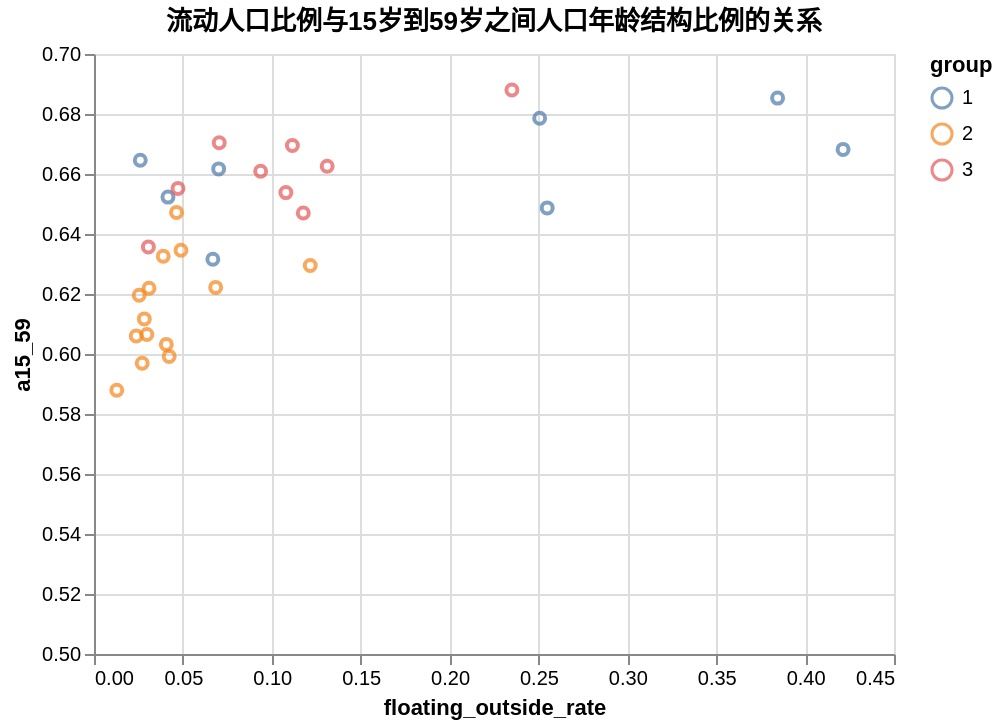

Notebook source saved alongside this figure:
### Markdown cell above
### 流动人口Analyze于人口年龄结构影响的观察

### Code cell
alt.Chart(gdf.reset_index()).mark_point().encode(
    alt.Y("a15_59",scale=alt.Scale(domain=[0.5,0.7])),
    x="floating_outside_rate",
    color="group:N",
    tooltip=["region:O","floating_outside_rate:Q","a14-:Q"]
).properties(
    title="流动人口比例与15岁到59岁之间人口年龄结构比例的关系"
)

### Figure 1 — Vega-Lite specification as saved in the notebook (floating-point values rounded to 4 significant figures)
{"config": {"view": {"continuousWidth": 400, "continuousHeight": 300}}, "data": {"name": "data-c2bdb2c588da4eeb8056fc1ba73b45df"}, "mark": "point", "encoding": {"color": {"field": "group", "type": "nominal"}, "tooltip": [{"field": "region", "type": "ordinal"}, {"field": "floating_outside_rate", "type": "quantitative"}, {"field": "a14-", "type": "quantitative"}], "x": {"field": "floating_outside_rate", "type": "quantitative"}, "y": {"field": "a15_59", "scale": {"domain": [0.5, 0.7]}, "type": "quantitative"}}, "title": "流动人口比例与15岁到59岁之间人口年龄结构比例的关系", "$schema": "https://vega.github.io/schema/vega-lite/v4.17.0.json", "datasets": {"data-c2bdb2c588da4eeb8056fc1ba73b45df": [{"region": "北京", "a14-": 0.1184, "a15_59": 0.6853, "a60+": 0.1963, "a65+": 0.133, "population": 21893095, "gdp": 36100.0, "edu_college": 0.4198, "edu_senior": 0.1759, "edu_junior": 0.2329, "edu_primary": 0.105, "urba_2000": 0.7754, "urba_2005": 0.8362, "urba_2010": 0.8593, "urba_2015": 0.8579, "urba_2019": 0.8516, "urba_over_40": 1.0, "urba_over_50": 1.0, "urba_over_60": 1.0, "urba_over_70": 1.0, "floating_pop_inside": 4991000.0, "floating_pop_outside": 8418000.0, "gdp_avg": 16.49, "floating_inside_rate": 0.228, "floating_outside_rate": 0.3845, "floating_rate": 0.6125, "group": 1}, {"region": "天津", "a14-": 0.1347, "a15_59": 0.6487, "a60+": 0.2166, "a65+": 0.1475, "population": 13866009, "gdp": 14080.0, "edu_college": 0.2694, "edu_senior": 0.1772, "edu_junior": 0.3229, "edu_primary": 0.1612, "urba_2000": 0.7199, "urba_2005": 0.7507, "urba_2010": 0.796, "urba_2015": 0.8881, "urba_2019": 0.9415, "urba_over_40": 1.0, "urba_over_50": 1.0, "urba_over_60": 1.0, "urba_over_70": 1.0, "floating_pop_inside": 2945000.0, "floating_pop_outside": 3535000.0, "gdp_avg": 10.16, "floating_inside_rate": 0.2124, "floating_outside_rate": 0.2549, "floating_rate": 0.4673, "group": 1}, {"region": "内蒙古", "a14-": 0.1404, "a15_59": 0.6617, "a60+": 0.1978, "a65+": 0.1305, "population": 24049155, "gdp": 17360.0, "edu_college": 0.1869, "edu_senior": 0.1481, "edu_junior": 0.3386, "edu_primary": 0.2363, "urba_2000": 0.4268, "urba_2005": 0.4719, "urba_2010": 0.555, "urba_2015": 0.6205, "urba_2019": 0.6663, "urba_over_40": 1.0, "urba_over_50": 0.65, "urba_over_60": 0.3, "urba_over_70": null, "floating_pop_inside": 9777000.0, "floating_pop_outside": 1686000.0, "gdp_avg": 7.218, "floating_inside_rate": 0.4065, "floating_outside_rate": 0.07012, "floating_rate": 0.4766, "group": 1}, {"region": "辽宁", "a14-": 0.1112, "a15_59": 0.6316, "a60+": 0.2572, "a65+": 0.1742, "population": 42591407, "gdp": 25120.0, "edu_college": 0.1822, "edu_senior": 0.1467, "edu_junior": 0.428, "edu_primary": 0.1889, "urba_2000": 0.5424, "urba_2005": 0.5871, "urba_2010": 0.621, "urba_2015": 0.6805, "urba_2019": 0.693, "urba_over_40": 1.0, "urba_over_50": 1.0, "urba_over_60": 0.6, "urba_over_70": null, "floating_pop_inside": 12820000.0, "floating_pop_outside": 2847000.0, "gdp_avg": 5.897, "floating_inside_rate": 0.3011, "floating_outside_rate": 0.06685, "floating_rate": 0.3679, "group": 1}, {"region": "吉林", "a14-": 0.1171, "a15_59": 0.6523, "a60+": 0.2306, "a65+": 0.1561, "population": 24073453, "gdp": 12310.0, "edu_college": 0.1674, "edu_senior": 0.1708, "edu_junior": 0.3823, "edu_primary": 0.2232, "urba_2000": 0.4968, "urba_2005": 0.525, "urba_2010": 0.5333, "urba_2015": 0.5829, "urba_2019": 0.6405, "urba_over_40": 1.0, "urba_over_50": 0.75, "urba_over_60": 0.15, "urba_over_70": null, "floating_pop_inside": 9349000.0, "floating_pop_outside": 1001000.0, "gdp_avg": 5.114, "floating_inside_rate": 0.3884, "floating_outside_rate": 0.0416, "floating_rate": 0.43, "group": 1}, {"region": "黑龙江", "a14-": 0.1032, "a15_59": 0.6646, "a60+": 0.2322, "a65+": 0.1561, "population": 31850088, "gdp": 13700.0, "edu_college": 0.1479, "edu_senior": 0.1552, "edu_junior": 0.4279, "edu_primary": 0.2186, "urba_2000": 0.5154, "urba_2005": 0.5309, "urba_2010": 0.5567, "urba_2015": 0.635, "urba_2019": 0.7017, "urba_over_40": 1.0, "urba_over_50": 1.0, "urba_over_60": 0.35, "urba_over_70": 0.05, "floating_pop_inside": 10720000.0, "floating_pop_outside": 829200.0, "gdp_avg": 4.301, "floating_inside_rate": 0.3366, "floating_outside_rate": 0.02603, "floating_rate": 0.3626, "group": 1}, {"region": "上海", "a14-": 0.098, "a15_59": 0.6682, "a60+": 0.2338, "a65+": 0.1628, "population": 24870895, "gdp": 38700.0, "edu_college": 0.3387, "edu_senior": 0.1902, "edu_junior": 0.2893, "edu_primary": 0.1193, "urba_2000": 0.8831, "urba_2005": 0.891, "urba_2010": 0.8927, "urba_2015": 0.8609, "urba_2019": 0.8642, "urba_over_40": 1.0, "urba_over_50": 1.0, "urba_over_60": 1.0, "urba_over_70": 1.0, "floating_pop_inside": 4655000.0, "floating_pop_outside": 10480000.0, "gdp_avg": 15.56, "floating_inside_rate": 0.1872, "floating_outside_rate": 0.4214, "floating_rate": 0.6085, "group": 1}, {"region": "浙江", "a14-": 0.1345, "a15_59": 0.6786, "a60+": 0.187, "a65+": 0.1327, "population": 64567588, "gdp": 64610.0, "edu_college": 0.1699, "edu_senior": 0.1456, "edu_junior": 0.3271, "edu_primary": 0.2638, "urba_2000": 0.4867, "urba_2005": 0.5602, "urba_2010": 0.6161, "urba_2015": 0.609, "urba_2019": 0.6424, "urba_over_40": 1.0, "urba_over_50": 0.75, "urba_over_60": 0.5, "urba_over_70": null, "floating_pop_inside": 13920000.0, "floating_pop_outside": 16190000.0, "gdp_avg": 10.01, "floating_inside_rate": 0.2156, "floating_outside_rate": 0.2507, "floating_rate": 0.4663, "group": 1}, {"region": "陕西", "a14-": 0.1733, "a15_59": 0.6346, "a60+": 0.192, "a65+": 0.1332, "population": 39528999, "gdp": 26180.0, "edu_college": 0.184, "edu_senior": 0.1558, "edu_junior": 0.3398, "edu_primary": 0.2169, "urba_2000": 0.3226, "urba_2005": 0.3724, "urba_2010": 0.4576, "urba_2015": 0.5317, "urba_2019": 0.5842, "urba_over_40": 0.65, "urba_over_50": 0.35, "urba_over_60": null, "urba_over_70": null, "floating_pop_inside": 11330000.0, "floating_pop_outside": 1934000.0, "gdp_avg": 6.623, "floating_inside_rate": 0.2867, "floating_outside_rate": 0.04892, "floating_rate": 0.3356, "group": 2}, {"region": "贵州", "a14-": 0.2397, "a15_59": 0.6065, "a60+": 0.1538, "a65+": 0.1156, "population": 38562148, "gdp": 17830.0, "edu_college": 0.1095, "edu_senior": 0.09951, "edu_junior": 0.3046, "edu_primary": 0.3192, "urba_2000": 0.2387, "urba_2005": 0.2686, "urba_2010": 0.338, "urba_2015": 0.3999, "urba_2019": 0.4615, "urba_over_40": 0.2, "urba_over_50": null, "urba_over_60": null, "urba_over_70": null, "floating_pop_inside": 10550000.0, "floating_pop_outside": 1147000.0, "gdp_avg": 4.623, "floating_inside_rate": 0.2735, "floating_outside_rate": 0.02973, "floating_rate": 0.3033, "group": 2}, {"region": "四川", "a14-": 0.161, "a15_59": 0.6219, "a60+": 0.2171, "a65+": 0.1693, "population": 83674866, "gdp": 48600.0, "edu_college": 0.1327, "edu_senior": 0.133, "edu_junior": 0.3144, "edu_primary": 0.3132, "urba_2000": 0.2669, "urba_2005": 0.33, "urba_2010": 0.4017, "urba_2015": 0.4773, "urba_2019": 0.5395, "urba_over_40": 0.5, "urba_over_50": 0.15, "urba_over_60": null, "urba_over_70": null, "floating_pop_inside": 25230000.0, "floating_pop_outside": 2590000.0, "gdp_avg": 5.808, "floating_inside_rate": 0.3016, "floating_outside_rate": 0.03095, "floating_rate": 0.3325, "group": 2}, {"region": "重庆", "a14-": 0.1591, "a15_59": 0.6222, "a60+": 0.2187, "a65+": 0.1708, "population": 32054159, "gdp": 25000.0, "edu_college": 0.1541, "edu_senior": 0.1596, "edu_junior": 0.3058, "edu_primary": 0.2989, "urba_2000": 0.3309, "urba_2005": 0.4521, "urba_2010": 0.53, "urba_2015": 0.5987, "urba_2019": 0.6546, "urba_over_40": 0.75, "urba_over_50": 0.55, "urba_over_60": 0.2, "urba_over_70": null, "floating_pop_inside": 10900000.0, "floating_pop_outside": 2194000.0, "gdp_avg": 7.8, "floating_inside_rate": 0.3401, "floating_outside_rate": 0.06843, "floating_rate": 0.4086, "group": 2}, {"region": "广西", "a14-": 0.2363, "a15_59": 0.5969, "a60+": 0.1669, "a65+": 0.122, "population": 50126804, "gdp": 22160.0, "edu_college": 0.1081, "edu_senior": 0.1296, "edu_junior": 0.3639, "edu_primary": 0.2786, "urba_2000": 0.2815, "urba_2005": 0.3363, "urba_2010": 0.4, "urba_2015": 0.4691, "urba_2019": 0.5086, "urba_over_40": 0.45, "urba_over_50": 0.1, "urba_over_60": null, "urba_over_70": null, "floating_pop_inside": 11880000.0, "floating_pop_outside": 1359000.0, "gdp_avg": 4.42, "floating_inside_rate": 0.237, "floating_outside_rate": 0.02712, "floating_rate": 0.2641, "group": 2}, {"region": "湖南", "a14-": 0.1952, "a15_59": 0.606, "a60+": 0.1988, "a65+": 0.1481, "population": 66444864, "gdp": 41780.0, "edu_college": 0.1224, "edu_senior": 0.1778, "edu_junior": 0.3564, "edu_primary": 0.2521, "urba_2000": 0.2975, "urba_2005": 0.3701, "urba_2010": 0.433, "urba_2015": 0.5218, "urba_2019": 0.5962, "urba_over_40": 0.65, "urba_over_50": 0.3, "urba_over_60": null, "urba_over_70": null, "floating_pop_inside": 16000000.0, "floating_pop_outside": 1578000.0, "gdp_avg": 6.288, "floating_inside_rate": 0.2408, "floating_outside_rate": 0.02374, "floating_rate": 0.2645, "group": 2}, {"region": "湖北", "a14-": 0.1631, "a15_59": 0.6326, "a60+": 0.2042, "a65+": 0.1459, "population": 57752557, "gdp": 43440.0, "edu_college": 0.155, "edu_senior": 0.1743, "edu_junior": 0.3428, "edu_primary": 0.2352, "urba_2000": 0.4022, "urba_2005": 0.432, "urba_2010": 0.497, "urba_2015": 0.5687, "urba_2019": 0.6099, "urba_over_40": 1.0, "urba_over_50": 0.45, "urba_over_60": 0.1, "urba_over_70": null, "floating_pop_inside": 16230000.0, "floating_pop_outside": 2250000.0, "gdp_avg": 7.522, "floating_inside_rate": 0.281, "floating_outside_rate": 0.03895, "floating_rate": 0.3199, "group": 2}, {"region": "河南", "a14-": 0.2314, "a15_59": 0.5879, "a60+": 0.1808, "a65+": 0.1349, "population": 99365519, "gdp": 55000.0, "edu_college": 0.1174, "edu_senior": 0.1524, "edu_junior": 0.3752, "edu_primary": 0.2456, "urba_2000": 0.232, "urba_2005": 0.3065, "urba_2010": 0.385, "urba_2015": 0.4578, "urba_2019": 0.518, "urba_over_40": 0.45, "urba_over_50": 0.1, "urba_over_60": null, "urba_over_70": null, "floating_pop_inside": 24370000.0, "floating_pop_outside": 1274000.0, "gdp_avg": 5.535, "floating_inside_rate": 0.2452, "floating_outside_rate": 0.01282, "floating_rate": 0.258, "group": 2}, {"region": "山东", "a14-": 0.1878, "a15_59": 0.6032, "a60+": 0.209, "a65+": 0.1513, "population": 101527453, "gdp": 73130.0, "edu_college": 0.1438, "edu_senior": 0.1433, "edu_junior": 0.3578, "edu_primary": 0.2369, "urba_2000": 0.38, "urba_2005": 0.45, "urba_2010": 0.497, "urba_2015": 0.569, "urba_2019": 0.6129, "urba_over_40": 0.75, "urba_over_50": 0.45, "urba_over_60": 0.15, "urba_over_70": null, "floating_pop_inside": 23900000.0, "floating_pop_outside": 4129000.0, "gdp_avg": 7.203, "floating_inside_rate": 0.2354, "floating_outside_rate": 0.04067, "floating_rate": 0.2761, "group": 2}, {"region": "江西", "a14-": 0.2196, "a15_59": 0.6117, "a60+": 0.1687, "a65+": 0.1189, "population": 45188635, "gdp": 25690.0, "edu_college": 0.119, "edu_senior": 0.1515, "edu_junior": 0.355, "edu_primary": 0.2751, "urba_2000": 0.2767, "urba_2005": 0.37, "urba_2010": 0.4406, "urba_2015": 0.5255, "urba_2019": 0.5932, "urba_over_40": 0.6, "urba_over_50": 0.3, "urba_over_60": null, "urba_over_70": null, "floating_pop_inside": 12240000.0, "floating_pop_outside": 1279000.0, "gdp_avg": 5.685, "floating_inside_rate": 0.2709, "floating_outside_rate": 0.0283, "floating_rate": 0.2992, "group": 2}, {"region": "安徽", "a14-": 0.1924, "a15_59": 0.6196, "a60+": 0.1879, "a65+": 0.1501, "population": 61027171, "gdp": 38680.0, "edu_college": 0.1328, "edu_senior": 0.1329, "edu_junior": 0.3372, "edu_primary": 0.2687, "urba_2000": 0.2781, "urba_2005": 0.3551, "urba_2010": 0.4301, "urba_2015": 0.5162, "urba_2019": 0.5832, "urba_over_40": 0.6, "urba_over_50": 0.25, "urba_over_60": null, "urba_over_70": null, "floating_pop_inside": 16550000.0, "floating_pop_outside": 1551000.0, "gdp_avg": 6.338, "floating_inside_rate": 0.2712, "floating_outside_rate": 0.02541, "floating_rate": 0.2966, "group": 2}, {"region": "江苏", "a14-": 0.1521, "a15_59": 0.6295, "a60+": 0.2184, "a65+": 0.162, "population": 84748016, "gdp": 102700.0, "edu_college": 0.1866, "edu_senior": 0.1619, "edu_junior": 0.3331, "edu_primary": 0.2274, "urba_2000": 0.4149, "urba_2005": 0.505, "urba_2010": 0.6058, "urba_2015": 0.6381, "urba_2019": 0.6728, "urba_over_40": 1.0, "urba_over_50": 0.75, "urba_over_60": 0.5, "urba_over_70": null, "floating_pop_inside": 19670000.0, "floating_pop_outside": 10310000.0, "gdp_avg": 12.12, "floating_inside_rate": 0.2321, "floating_outside_rate": 0.1216, "floating_rate": 0.3538, "group": 2}, {"region": "山西", "a14-": 0.1635, "a15_59": 0.6472, "a60+": 0.1892, "a65+": 0.129, "population": 34915616, "gdp": 17650.0, "edu_college": 0.1736, "edu_senior": 0.1648, "edu_junior": 0.3895, "edu_primary": 0.1951, "urba_2000": 0.3491, "urba_2005": 0.4212, "urba_2010": 0.4804, "urba_2015": 0.5729, "urba_2019": 0.6351, "urba_over_40": 0.75, "urba_over_50": 0.45, "urba_over_60": 0.15, "urba_over_70": null, "floating_pop_inside": 11270000.0, "floating_pop_outside": 1621000.0, "gdp_avg": 5.056, "floating_inside_rate": 0.3228, "floating_outside_rate": 0.04641, "floating_rate": 0.3692, "group": 2}, {"region": "河北", "a14-": 0.2022, "a15_59": 0.5992, "a60+": 0.1985, "a65+": 0.1392, "population": 74610235, "gdp": 36210.0, "edu_college": 0.1242, "edu_senior": 0.1386, "edu_junior": 0.3995, "edu_primary": 0.2466, "urba_2000": 0.2608, "urba_2005": 0.3769, "urba_2010": 0.445, "urba_2015": 0.5189, "urba_2019": 0.5874, "urba_over_40": 0.65, "urba_over_50": 0.25, "urba_over_60": null, "urba_over_70": null, "floating_pop_inside": 16620000.0, "floating_pop_outside": 3155000.0, "gdp_avg": 4.853, "floating_inside_rate": 0.2228, "floating_outside_rate": 0.04229, "floating_rate": 0.2651, "group": 2}, {"region": "广东", "a14-": 0.1885, "a15_59": 0.688, "a60+": 0.1235, "a65+": 0.0858, "population": 126012510, "gdp": 110800.0, "edu_college": 0.157, "edu_senior": 0.1822, "edu_junior": 0.3548, "edu_primary": 0.2068, "urba_2000": 0.55, "urba_2005": 0.6068, "urba_2010": 0.6618, "urba_2015": 0.6383, "urba_2019": 0.6587, "urba_over_40": 1.0, "urba_over_50": 1.0, "urba_over_60": 0.75, "urba_over_70": null, "floating_pop_inside": 31010000.0, "floating_pop_outside": 29620000.0, "gdp_avg": 8.79, "floating_inside_rate": 0.2461, "floating_outside_rate": 0.2351, "floating_rate": 0.4812, "group": 3}, {"region": "福建", "a14-": 0.1932, "a15_59": 0.647, "a60+": 0.1598, "a65+": 0.111, "population": 41540086, "gdp": 43900.0, "edu_college": 0.1415, "edu_senior": 0.1421, "edu_junior": 0.3222, "edu_primary": 0.2803, "urba_2000": 0.4157, "urba_2005": 0.494, "urba_2010": 0.5711, "urba_2015": 0.6032, "urba_2019": 0.6386, "urba_over_40": 1.0, "urba_over_50": 0.7, "urba_over_60": 0.25, "urba_over_70": null, "floating_pop_inside": 11570000.0, "floating_pop_outside": 4890000.0, "gdp_avg": 10.57, "floating_inside_rate": 0.2786, "floating_outside_rate": 0.1177, "floating_rate": 0.3964, "group": 3}, {"region": "海南", "a14-": 0.1997, "a15_59": 0.6538, "a60+": 0.1465, "a65+": 0.1043, "population": 10081232, "gdp": 5532.0, "edu_college": 0.1392, "edu_senior": 0.1556, "edu_junior": 0.4017, "edu_primary": 0.197, "urba_2000": 0.4011, "urba_2005": 0.4517, "urba_2010": 0.4983, "urba_2015": 0.5312, "urba_2019": 0.5628, "urba_over_40": 1.0, "urba_over_50": 0.4, "urba_over_60": null, "urba_over_70": null, "floating_pop_inside": 2410000.0, "floating_pop_outside": 1088000.0, "gdp_avg": 5.488, "floating_inside_rate": 0.2391, "floating_outside_rate": 0.1079, "floating_rate": 0.347, "group": 3}, {"region": "云南", "a14-": 0.1957, "a15_59": 0.6552, "a60+": 0.1491, "a65+": 0.1075, "population": 47209277, "gdp": 24520.0, "edu_college": 0.116, "edu_senior": 0.1034, "edu_junior": 0.2924, "edu_primary": 0.3567, "urba_2000": 0.2336, "urba_2005": 0.2951, "urba_2010": 0.347, "urba_2015": 0.4407, "urba_2019": 0.504, "urba_over_40": 0.35, "urba_over_50": 0.05, "urba_over_60": null, "urba_over_70": null, "floating_pop_inside": 9979000.0, "floating_pop_outside": 2230000.0, "gdp_avg": 5.194, "floating_inside_rate": 0.2114, "floating_outside_rate": 0.04724, "floating_rate": 0.2586, "group": 3}, {"region": "西藏", "a14-": 0.2453, "a15_59": 0.6695, "a60+": 0.0852, "a65+": 0.0567, "population": 3648100, "gdp": 1903.0, "edu_college": 0.1102, "edu_senior": 0.07051, "edu_junior": 0.1576, "edu_primary": 0.3211, "urba_2000": 0.1893, "urba_2005": 0.2071, "urba_2010": 0.2267, "urba_2015": 0.2727, "urba_2019": 0.3075, "urba_over_40": null, "urba_over_50": null, "urba_over_60": null, "urba_over_70": null, "floating_pop_inside": 624000.0, "floating_pop_outside": 407100.0, "gdp_avg": 5.216, "floating_inside_rate": 0.1711, "floating_outside_rate": 0.1116, "floating_rate": 0.2826, "group": 3}, {"region": "甘肃", "a14-": 0.194, "a15_59": 0.6357, "a60+": 0.1703, "a65+": 0.1258, "population": 25019831, "gdp": 9017.0, "edu_college": 0.1451, "edu_senior": 0.1294, "edu_junior": 0.2742, "edu_primary": 0.2981, "urba_2000": 0.2401, "urba_2005": 0.3002, "urba_2010": 0.3613, "urba_2015": 0.4451, "urba_2019": 0.5118, "urba_over_40": 0.35, "urba_over_50": 0.1, "urba_over_60": null, "urba_over_70": null, "floating_pop_inside": 6587000.0, "floating_pop_outside": 765600.0, "gdp_avg": 3.604, "floating_inside_rate": 0.2633, "floating_outside_rate": 0.0306, "floating_rate": 0.2939, "group": 3}, {"region": "青海", "a14-": 0.2081, "a15_59": 0.6704, "a60+": 0.1214, "a65+": 0.0868, "population": 5923957, "gdp": 3006.0, "edu_college": 0.1488, "edu_senior": 0.1057, "edu_junior": 0.2434, "edu_primary": 0.3272, "urba_2000": 0.3476, "urba_2005": 0.3923, "urba_2010": 0.4476, "urba_2015": 0.513, "urba_2019": 0.5712, "urba_over_40": 0.65, "urba_over_50": 0.3, "urba_over_60": null, "urba_over_70": null, "floating_pop_inside": 1653000.0, "floating_pop_outside": 417300.0, "gdp_avg": 5.074, "floating_inside_rate": 0.2791, "floating_outside_rate": 0.07044, "floating_rate": 0.3495, "group": 3}, {"region": "宁夏", "a14-": 0.2038, "a15_59": 0.6609, "a60+": 0.1352, "a65+": 0.0962, "population": 7202654, "gdp": 3921.0, "edu_college": 0.1734, "edu_senior": 0.1343, "edu_junior": 0.2972, "edu_primary": 0.2611, "urba_2000": 0.3243, "urba_2005": 0.4228, "urba_2010": 0.4787, "urba_2015": 0.5395, "urba_2019": 0.5802, "urba_over_40": 0.75, "urba_over_50": 0.35, "urba_over_60": null, "urba_over_70": null, "floating_pop_inside": 2688000.0, "floating_pop_outside": 675100.0, "gdp_avg": 5.443, "floating_inside_rate": 0.3731, "floating_outside_rate": 0.09373, "floating_rate": 0.4669, "group": 3}, {"region": "新疆", "a14-": 0.2246, "a15_59": 0.6626, "a60+": 0.1128, "a65+": 0.0776, "population": 25852345, "gdp": 13800.0, "edu_college": 0.1654, "edu_senior": 0.1321, "edu_junior": 0.3156, "edu_primary": 0.2841, "urba_2000": 0.3382, "urba_2005": 0.3716, "urba_2010": 0.4302, "urba_2015": 0.4675, "urba_2019": 0.5115, "urba_over_40": 0.5, "urba_over_50": 0.1, "urba_over_60": null, "urba_over_70": null, "floating_pop_inside": 5476000.0, "floating_pop_outside": 3391000.0, "gdp_avg": 5.337, "floating_inside_rate": 0.2118, "floating_outside_rate": 0.1312, "floating_rate": 0.343, "group": 3}]}}
